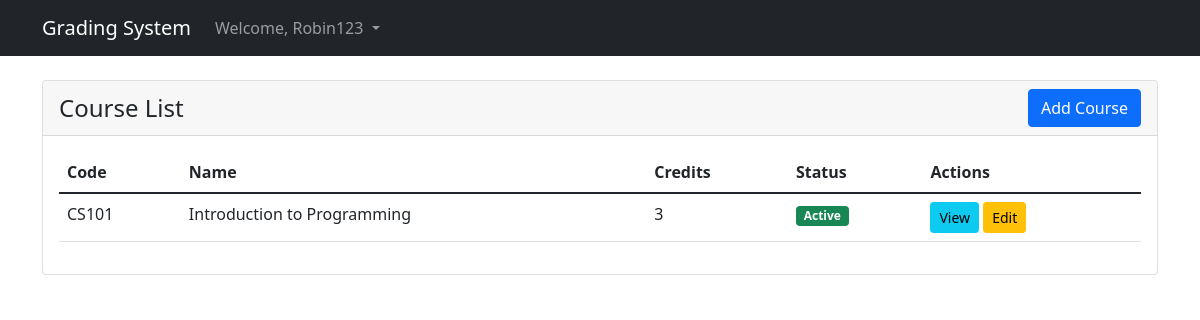
The app's page /courses/ (signed in) with its own data.
### grades/models.py (models this page shows, shortened)
class Course(models.Model):
    course_code = models.CharField(max_length=10, unique=True)
    course_name = models.CharField(max_length=100)
    description = models.TextField()
    credits = models.IntegerField(default=3)
    is_active = models.BooleanField(default=True)
    created_at = models.DateTimeField(auto_now_add=True)

### grades/views.py (the view)
# urls.py: path('courses/', views.course_list, name='course_list'),
@login_required
@instructor_required
def course_list(request):
    courses = Course.objects.all()
    return render(request, 'courses.html', {'courses': courses})

### grades/templates/courses.html (shortened to what this page needs)
{% extends 'base.html' %}
{% block content %}
<div class="card">
    <div class="card-header d-flex justify-content-between align-items-center">
        <h4 class="mb-0">Course List</h4>
        <a href="{% url 'add_course' %}" class="btn btn-primary">Add Course</a>
    </div>
    <div class="card-body">
        <table class="table">
            <thead>
                <tr>
                    <th>Code</th>
                    <th>Name</th>
                    <th>Credits</th>
                    <th>Status</th>
                    <th>Actions</th>
                </tr>
            </thead>
            <tbody>
                {% for course in courses %}
                <tr>
                    <td>{{ course.course_code }}</td>
                    <td>{{ course.course_name }}</td>
                    <td>{{ course.credits }}</td>
                    <td>
                        {% if course.is_active %}
                        <span class="badge bg-success">Active</span>
                        {% else %}
                        <span class="badge bg-secondary">Inactive</span>
                        {% endif %}
                    </td>
                    <td>
                        <a href="{% url 'view_course' course.id %}" class="btn btn-sm btn-info">View</a>
                        <a href="{% url 'edit_course' course.id %}" class="btn btn-sm btn-warning">Edit</a>
                    </td>
                </tr>
                {% endfor %}
            </tbody>
        </table>
    </div>
</div>
{% endblock %}

### grades/templates/base.html (shortened to what this page needs)
<!DOCTYPE html>
<html lang="en">
<head>
    <link href="https://cdn.jsdelivr.net/npm/bootstrap@5.1.3/dist/css/bootstrap.min.css" rel="stylesheet">
</head>
<body>
    <nav class="navbar navbar-expand-lg navbar-dark bg-dark">
        <div class="container">
            <a class="navbar-brand" href="{% url 'dashboard' %}">Grading System</a>
            <div class="collapse navbar-collapse" id="navbarNav">
                {% if user.is_authenticated %}
                <ul class="navbar-nav">
                    <li class="nav-item dropdown">
                        <a class="nav-link dropdown-toggle" href="#" role="button" data-bs-toggle="dropdown">
                            Welcome, {{ user.username }}
                        </a>
                    </li>
                </ul>
                {% else %}
                <ul class="navbar-nav ms-auto">
                    <li class="nav-item">
                        <a class="nav-link" href="{% url 'login' %}">Login</a>
                    </li>
                </ul>
                {% endif %}
            </div>
        </div>
    </nav>
    <div class="container mt-4">
        {% block content %}{% endblock %}
    </div>
</body>
</html>

### records on screen
Course: course_code "CS101", course_name "Introduction to Programming", credits "3", is_active "Active"

### other values on screen
{{ user.username }} "Robin123"
